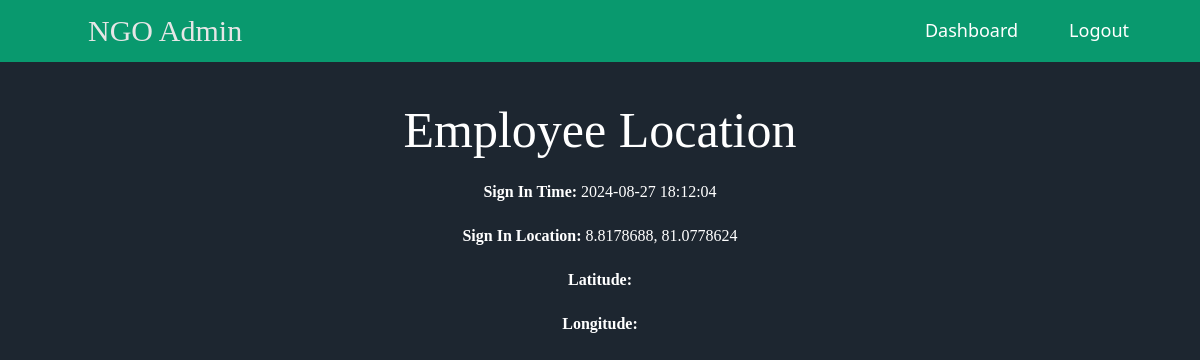
Page /admin/view_location.php?id=2 (signed in) on the earlier database version.
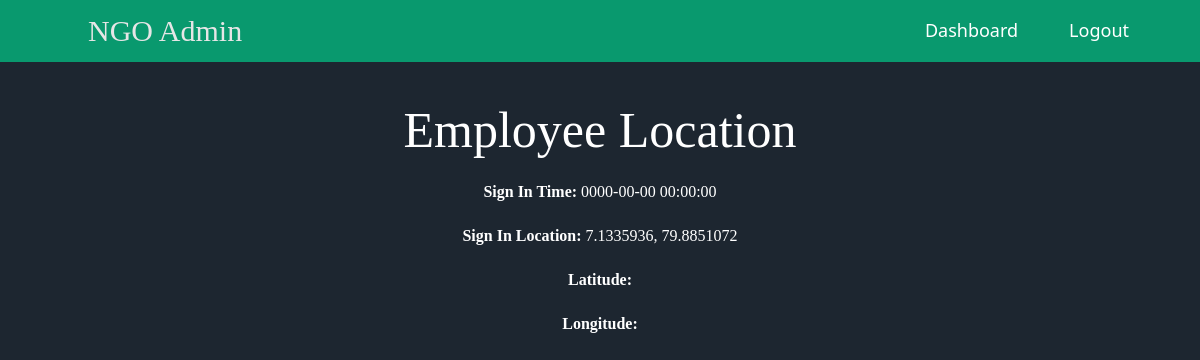
Same page on the later database version.
### tables this page shows
CREATE TABLE `employee_tracking` (
  `id` int(11) NOT NULL,
  `employee_id` int(11) NOT NULL,
  `sign_in_time` datetime DEFAULT NULL,
  `sign_in_location` varchar(255) DEFAULT NULL,
  `sign_in_latitude` varchar(100) NOT NULL,
  `sign_in_longitude` varchar(100) NOT NULL,
  `sign_out_time` datetime DEFAULT NULL,
  `sign_out_location` varchar(255) DEFAULT NULL,
  `latitude` varchar(100) NOT NULL,
  `longitude` varchar(100) NOT NULL
);

### admin/view_location.php (the view, shortened to what this page needs)
<?php
include('admin_header.php');
include('../db_connect.php');
$employee_id = intval($_GET['id']);
$locationQuery = "SELECT * FROM employee_tracking WHERE employee_id = $employee_id ORDER BY sign_in_time DESC LIMIT 1";
$locationResult = $conn->query($locationQuery);
$location = $locationResult->fetch_assoc();
?>
<div class="container mt-5">
    <h2 class="text-center">Employee Location</h2>
    <?php if ($location) { ?>
        <p><strong>Sign In Time:</strong> <?php echo htmlspecialchars($location['sign_in_time']); ?></p>
        <p><strong>Sign In Location:</strong> <?php echo htmlspecialchars($location['sign_in_location']); ?></p>
        <p><strong>Latitude:</strong> <?php echo htmlspecialchars($location['latitude']); ?></p>
        <p><strong>Longitude:</strong> <?php echo htmlspecialchars($location['longitude']); ?></p>
    <?php } else { ?>
        <p>No location data available for this employee.</p>
    <?php } ?>
</div>

Differences in the rows shown:
removed employee_tracking: sign_in_time "2024-08-27 18:12:04", sign_in_location "8.8178688, 81.0778624"
now on this page (row unchanged): employee_tracking: sign_in_time "0000-00-00 00:00:00", sign_in_location "7.1335936, 79.8851072"
